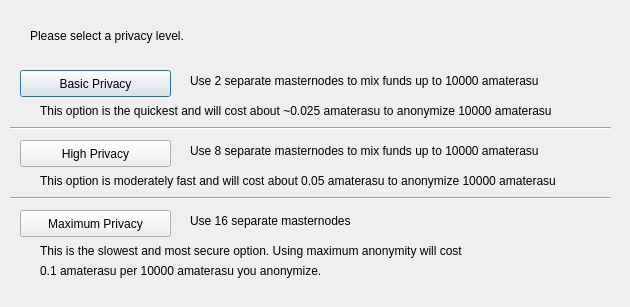
<?xml version="1.0" encoding="UTF-8"?>
<ui version="4.0">
 <class>ObfuscationConfig</class>
 <widget class="QDialog" name="ObfuscationConfig">
  <property name="geometry">
   <rect>
    <x>0</x>
    <y>0</y>
    <width>630</width>
    <height>307</height>
   </rect>
  </property>
  <property name="windowTitle">
   <string>Configure Obfuscation</string>
  </property>
  <widget class="QPushButton" name="buttonBasic">
   <property name="geometry">
    <rect>
     <x>20</x>
     <y>70</y>
     <width>151</width>
     <height>27</height>
    </rect>
   </property>
   <property name="text">
    <string>Basic Privacy</string>
   </property>
  </widget>
  <widget class="QPushButton" name="buttonHigh">
   <property name="geometry">
    <rect>
     <x>20</x>
     <y>140</y>
     <width>151</width>
     <height>27</height>
    </rect>
   </property>
   <property name="text">
    <string>High Privacy</string>
   </property>
  </widget>
  <widget class="QPushButton" name="buttonMax">
   <property name="geometry">
    <rect>
     <x>20</x>
     <y>210</y>
     <width>151</width>
     <height>27</height>
    </rect>
   </property>
   <property name="text">
    <string>Maximum Privacy</string>
   </property>
  </widget>
  <widget class="QLabel" name="label">
   <property name="geometry">
    <rect>
     <x>30</x>
     <y>20</y>
     <width>571</width>
     <height>31</height>
    </rect>
   </property>
   <property name="text">
    <string>Please select a privacy level.</string>
   </property>
  </widget>
  <widget class="QLabel" name="label_2">
   <property name="geometry">
    <rect>
     <x>190</x>
     <y>70</y>
     <width>421</width>
     <height>21</height>
    </rect>
   </property>
   <property name="text">
    <string>Use 2 separate masternodes to mix funds up to 10000 amaterasu</string>
   </property>
  </widget>
  <widget class="QLabel" name="label_3">
   <property name="geometry">
    <rect>
     <x>190</x>
     <y>140</y>
     <width>411</width>
     <height>21</height>
    </rect>
   </property>
   <property name="text">
    <string>Use 8 separate masternodes to mix funds up to 10000 amaterasu</string>
   </property>
  </widget>
  <widget class="QLabel" name="label_4">
   <property name="geometry">
    <rect>
     <x>190</x>
     <y>210</y>
     <width>421</width>
     <height>21</height>
    </rect>
   </property>
   <property name="text">
    <string>Use 16 separate masternodes</string>
   </property>
  </widget>
  <widget class="QLabel" name="label_6">
   <property name="geometry">
    <rect>
     <x>40</x>
     <y>100</y>
     <width>561</width>
     <height>21</height>
    </rect>
   </property>
   <property name="text">
    <string>This option is the quickest and will cost about ~0.025 amaterasu to anonymize 10000 amaterasu</string>
   </property>
  </widget>
  <widget class="QLabel" name="label_7">
   <property name="geometry">
    <rect>
     <x>40</x>
     <y>170</y>
     <width>561</width>
     <height>21</height>
    </rect>
   </property>
   <property name="text">
    <string>This option is moderately fast and will cost about 0.05 amaterasu to anonymize 10000 amaterasu</string>
   </property>
  </widget>
  <widget class="QLabel" name="label_8">
   <property name="geometry">
    <rect>
     <x>40</x>
     <y>240</y>
     <width>561</width>
     <height>21</height>
    </rect>
   </property>
   <property name="text">
    <string>This is the slowest and most secure option. Using maximum anonymity will cost</string>
   </property>
  </widget>
  <widget class="QLabel" name="label_9">
   <property name="geometry">
    <rect>
     <x>40</x>
     <y>260</y>
     <width>561</width>
     <height>21</height>
    </rect>
   </property>
   <property name="text">
    <string>0.1 amaterasu per 10000 amaterasu you anonymize.</string>
   </property>
  </widget>
  <widget class="Line" name="line">
   <property name="geometry">
    <rect>
     <x>10</x>
     <y>120</y>
     <width>601</width>
     <height>16</height>
    </rect>
   </property>
   <property name="orientation">
    <enum>Qt::Horizontal</enum>
   </property>
  </widget>
  <widget class="Line" name="line_2">
   <property name="geometry">
    <rect>
     <x>10</x>
     <y>190</y>
     <width>601</width>
     <height>16</height>
    </rect>
   </property>
   <property name="orientation">
    <enum>Qt::Horizontal</enum>
   </property>
  </widget>
 </widget>
 <resources/>
 <connections/>
</ui>
